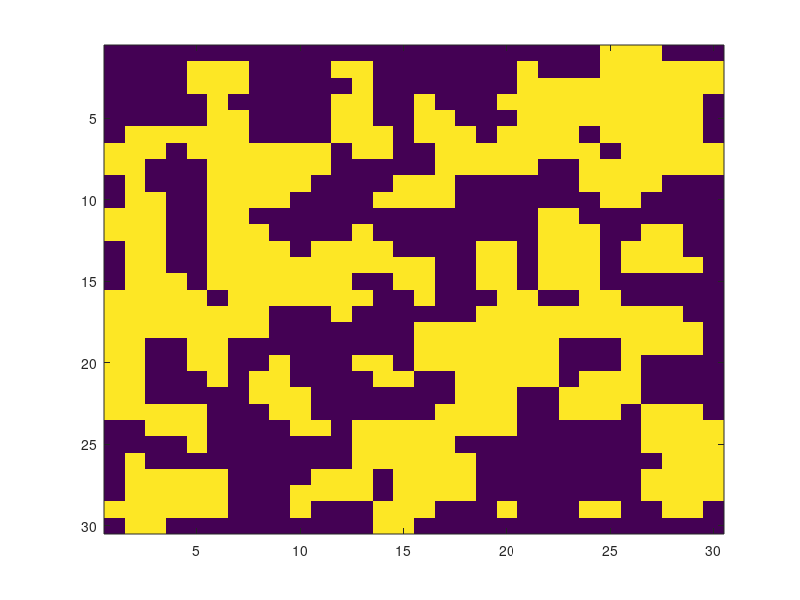

The MATLAB script that drew this image: (Note: this script raises an error after producing the figure.)
%% Set the weights to find the food breaking the fewest walls


%%Choice determined by
%%Val=Tn * TnVal - Mn*MnVal - Fn *FnVal-Wn*1000 + Sn * SnVal +Dn* DnVal;
MnVal = 1; % Value of avoiding retracing steps
FnVal = 5; % Value of avoiding breaking walls
DnVal = 10; % Value of following sound (through walls)

SnVal = 100; % Value of following nose (no wall breaking)
TnVal = 1000  % Value of grabbing target

%%shape field
OpenSpace= .6; % 0-1

while 1 == 1
fsize=30
'Building Field'
Wall=zeros(fsize,fsize);
Wall(1:fsize,[1 fsize])=1;
Wall([1 fsize],1:fsize)=1;
TargF=uint8(rand(fsize,fsize)>0.95);

Filt = [
    0.0751    0.1238    0.0751;
    0.1238    0.2042    0.1238;
    0.0751    0.1238    0.0751]

field=uint8(rand(fsize,fsize)>OpenSpace)*100;
field=filter2(Filt,uint8(field*100),'same');
field=field>median(field(:));
image(field*200)

TargF((Wall |field)>0)=0;

%% Map sound and smell
[ty tx] = find(TargF);
Smells=zeros(size(TargF,1),size(TargF,2),size(ty,1));
side=[0 1 ; 0 -1; -1 0; 1 0];

%%Smell
for t = 1 : size(ty,1) % run all targets
    
    starty=ty(t); startx=tx(t);
    Path = ~(field | Wall );
    for s = 1:100;  %run 100 itterations for each target
        nexty=[]; nextx = [];
        
        for n = 1: size(starty,1) %run each pixel in wave
           
            neary=side(:,1)+starty(n);
            nearx=side(:,2)+startx(n);
            inear=sub2ind([fsize fsize],neary,nearx);
            Pn=Path(inear);
            Path(inear)=0;
            Smells(neary(Pn),nearx(Pn),t)=1/s;
            nexty=[nexty ;neary(Pn)];
            nextx=[nextx ;nearx(Pn)];
        end
        starty=nexty; startx = nextx;
        %image(Smells(:,:,t)*100),pause(.01)
        if isempty(nexty),break,end
    end
    
end

%%Sound
Dists = Smells*0;
   for y = 1:fsize
       for x = 1:fsize
            Dists(y,x,:)=sqrt((y-ty).^2+(x-tx).^2);
       end
   end
Dists=1/Dists;
   
Smell=sum(Smells,3);
Dist=sum(Dists,3);

image(Smell*300),pause(.1)
image(Dist*10),pause(.1)

%% 
[ty tx] = find(TargF);
for t = 1:size(ty,1)
    TargF(ty(t),tx(t))=t;
end
useT=ones(size(ty,1),1)>0;


F.mem=field*0;  %initialize memory
F.T=0;
F.F=0;
F.M=0;


[F.y F.x]= find(~(Wall | field),1);
Ff=field*0;
Ff(F.y,F.x)=1;


Show=uint8(TargF*200);
Show(:,:,2)=Ff*200;

Show(:,:,3)=Wall*10000 + field*150;

%smell

image(Show),pause(.1)

reps = 10000;
side=[0 1 ; 0 -1; -1 0; 1 0];
'Play'
for rep = 1:reps
    %%look 
   neary=side(:,1)+F.y;
   nearx=side(:,2)+F.x;
   inear=sub2ind([fsize fsize],neary,nearx);
   Wn=Wall(inear);
   Tn=TargF(inear)>0;
   Fn=field(inear);
   Mn=F.mem(inear);
   Dn=Dist(inear);
   Sn=Smell(inear);
   Val=Tn * TnVal - Mn*MnVal - Fn *FnVal-Wn*1000 + Sn * SnVal +Dn* DnVal;
   ToGo=find(Val==max(Val),1);
   Goy=neary(ToGo); Gox=nearx(ToGo);
   
   
   %%move
   F.y=Goy; F.x=Gox;
   F.T = F.T +Tn(ToGo);
   F.F=F.F+Fn(ToGo);
   F.M=F.M+Mn(ToGo);
   
   %% change spot
   if TargF(Goy,Gox)
    useT(TargF(Goy,Gox))=0;
    F.mem=F.mem*0;
   end
   Smell=sum(Smells(:,:,useT),3);
   Dist=sum(Dists(:,:,useT),3);
   %image(Dist*20),pause(.01);   
   
   TargF(Goy,Gox)=0;
   field(Goy,Gox)=0;
   F.mem(Goy,Gox)=F.mem(Goy,Gox)+1;
   
   %% Show
    Show=uint8(TargF*200);
    Ff=field*0;
    Ff(F.y,F.x)=1;
    Show(:,:,2)=Ff*200;
    Show(:,:,1)=Show(:,:,1)+uint8(Ff)*200;
    Show(:,:,2)=Show(:,:,2)+uint8(F.mem)*30;
    Show(:,:,3)=Wall*10000 + field*150;
    
    image(Show), pause(.01)
    if ~sum(useT), break,end
    
end

F
WallsBroken=F.F
Time = rep

end
